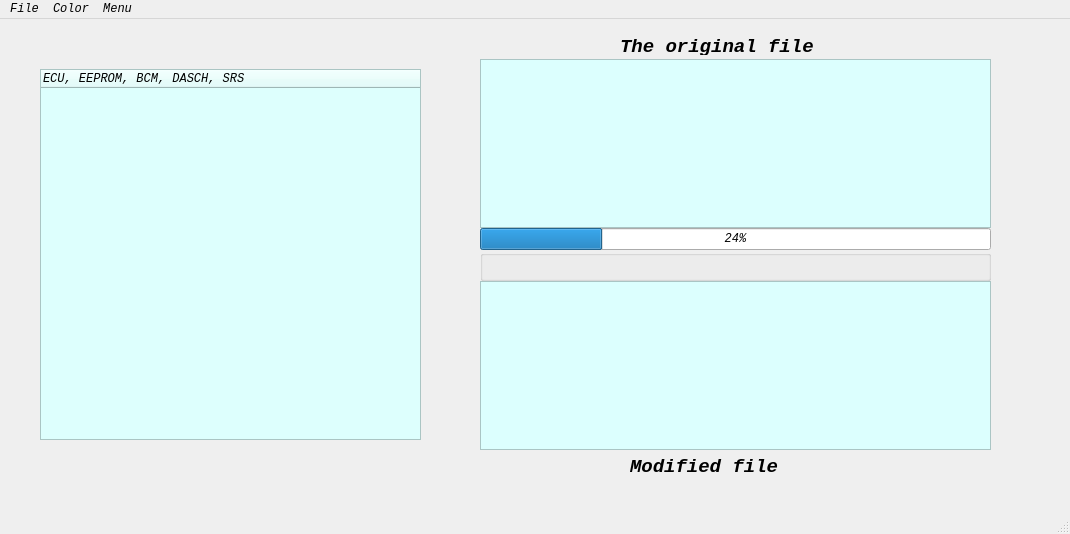
<?xml version="1.0" encoding="UTF-8"?>
<ui version="4.0">
 <class>BLACK_BOX</class>
 <widget class="QMainWindow" name="BLACK_BOX">
  <property name="geometry">
   <rect>
    <x>0</x>
    <y>0</y>
    <width>1070</width>
    <height>534</height>
   </rect>
  </property>
  <property name="font">
   <font>
    <family>Courier New</family>
    <italic>true</italic>
   </font>
  </property>
  <property name="windowTitle">
   <string>MainWindow</string>
  </property>
  <widget class="QWidget" name="centralwidget">
   <widget class="QTreeWidget" name="treeWidget">
    <property name="geometry">
     <rect>
      <x>40</x>
      <y>50</y>
      <width>381</width>
      <height>371</height>
     </rect>
    </property>
    <property name="styleSheet">
     <string notr="true">background-color: rgb(221, 255, 253);
border-color: rgb(157, 170, 255);</string>
    </property>
    <column>
     <property name="text">
      <string>ECU, EEPROM, BCM, DASCH, SRS</string>
     </property>
    </column>
   </widget>
   <widget class="QWidget" name="verticalLayoutWidget">
    <property name="geometry">
     <rect>
      <x>480</x>
      <y>40</y>
      <width>511</width>
      <height>391</height>
     </rect>
    </property>
    <layout class="QVBoxLayout" name="verticalLayout">
     <property name="spacing">
      <number>0</number>
     </property>
     <property name="sizeConstraint">
      <enum>QLayout::SetMinimumSize</enum>
     </property>
     <item>
      <widget class="QTextEdit" name="originalHexEdit">
       <property name="enabled">
        <bool>true</bool>
       </property>
       <property name="styleSheet">
        <string notr="true">background-color: rgb(220, 255, 254);</string>
       </property>
      </widget>
     </item>
     <item>
      <widget class="QProgressBar" name="progressBar">
       <property name="value">
        <number>24</number>
       </property>
      </widget>
     </item>
     <item>
      <widget class="QGroupBox" name="vinPinContainer">
       <property name="sizePolicy">
        <sizepolicy hsizetype="Minimum" vsizetype="Preferred">
         <horstretch>0</horstretch>
         <verstretch>0</verstretch>
        </sizepolicy>
       </property>
       <property name="font">
        <font>
         <italic>false</italic>
         <kerning>true</kerning>
        </font>
       </property>
       <property name="accessibleDescription">
        <string/>
       </property>
       <property name="title">
        <string/>
       </property>
      </widget>
     </item>
     <item>
      <widget class="QTextEdit" name="modifiedHexEdit">
       <property name="styleSheet">
        <string notr="true">background-color: rgb(220, 255, 254);</string>
       </property>
      </widget>
     </item>
    </layout>
   </widget>
   <widget class="QLabel" name="label">
    <property name="geometry">
     <rect>
      <x>620</x>
      <y>20</y>
      <width>291</width>
      <height>16</height>
     </rect>
    </property>
    <property name="font">
     <font>
      <pointsize>14</pointsize>
      <weight>75</weight>
      <bold>true</bold>
     </font>
    </property>
    <property name="text">
     <string>The original file</string>
    </property>
   </widget>
   <widget class="QLabel" name="label_2">
    <property name="geometry">
     <rect>
      <x>630</x>
      <y>440</y>
      <width>291</width>
      <height>16</height>
     </rect>
    </property>
    <property name="font">
     <font>
      <pointsize>14</pointsize>
      <weight>75</weight>
      <bold>true</bold>
     </font>
    </property>
    <property name="text">
     <string>Modified file</string>
    </property>
   </widget>
  </widget>
  <widget class="QStatusBar" name="statusbar"/>
  <widget class="QMenuBar" name="menuBar">
   <property name="geometry">
    <rect>
     <x>0</x>
     <y>0</y>
     <width>1070</width>
     <height>26</height>
    </rect>
   </property>
   <widget class="QMenu" name="menuFile">
    <property name="title">
     <string>File</string>
    </property>
    <addaction name="actionOpen"/>
    <addaction name="actionSave"/>
    <addaction name="separator"/>
    <addaction name="actionCompare"/>
    <addaction name="separator"/>
   </widget>
   <widget class="QMenu" name="menuColor">
    <property name="title">
     <string>Color</string>
    </property>
    <addaction name="actionColor"/>
    <addaction name="separator"/>
   </widget>
   <widget class="QMenu" name="menuUpdate">
    <property name="title">
     <string>Menu</string>
    </property>
    <addaction name="separator"/>
    <addaction name="separator"/>
    <addaction name="actionCheckUpdate"/>
   </widget>
   <addaction name="menuFile"/>
   <addaction name="menuColor"/>
   <addaction name="menuUpdate"/>
  </widget>
  <action name="actionOpen">
   <property name="text">
    <string>Open</string>
   </property>
  </action>
  <action name="actionSave">
   <property name="text">
    <string>Save</string>
   </property>
  </action>
  <action name="actionClose">
   <property name="text">
    <string>Close</string>
   </property>
  </action>
  <action name="actionColor">
   <property name="text">
    <string>Сhange</string>
   </property>
  </action>
  <action name="actionCompare">
   <property name="text">
    <string>Compare</string>
   </property>
  </action>
  <action name="actionUpdate">
   <property name="text">
    <string>Update</string>
   </property>
  </action>
  <action name="Download">
   <property name="text">
    <string>Download</string>
   </property>
  </action>
  <action name="actionCheckUpdate">
   <property name="text">
    <string>Check_update</string>
   </property>
  </action>
 </widget>
 <resources/>
 <connections/>
</ui>
